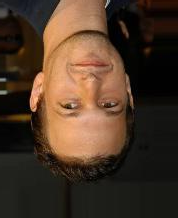
#> input picture data/query_images/000016_oriented.jpg, 178 x 218 px
$ jupyter execute --allow-errors Orientation_test.ipynb
#> lines starting #> are read from the running program, lines starting #| are printed output that depends on the picture
### src/orientation_detection.py
"""
Image orientation detection and correction using an ONNX model.

The model classifies an image into one of four rotation classes:
  0  -> 0°   (upright, no correction needed)
  1  -> 90°  (rotated 90° CW,  correct by rotating 90° CCW)
  2  -> 180° (upside-down,     correct by rotating 180°)
  3  -> 270° (rotated 270° CW, correct by rotating 90° CW)
"""

import os
from typing import Tuple

import numpy as np
import onnxruntime
from PIL import Image

# ---------------------------------------------------------------------------
# Constants
# ---------------------------------------------------------------------------

# Input size expected by the orientation model (height x width)
_MODEL_INPUT_SIZE = 384

# ImageNet normalisation constants (channel-wise mean / std)
_IMAGENET_MEAN = np.array([0.485, 0.456, 0.406], dtype=np.float32)
_IMAGENET_STD  = np.array([0.229, 0.224, 0.225], dtype=np.float32)

# Class index → detected CW rotation angle in degrees
_CLASS_TO_ANGLE = {0: 0, 1: 90, 2: 180, 3: 270}

# Correction: CCW rotation needed to undo each detected CW angle
# PIL.Image.rotate() is CCW-positive, so we negate the CW angle.
_CORRECTION_ANGLE = {0: 0, 90: 270, 180: 180, 270: 90}

# Default model path: <project_root>/models/orientation_model_v2_0.9882.onnx
_DEFAULT_MODEL_PATH = os.path.join(
    os.path.dirname(os.path.dirname(os.path.abspath(__file__))),
    "models",
    "orientation_model_v2_0.9882.onnx",
)

# Module-level session cache (lazy-loaded, one per process)
_ort_session: onnxruntime.InferenceSession = None

def _get_ort_session(model_path: str) -> onnxruntime.InferenceSession:
    """Lazily load and cache the ONNX inference session."""
    global _ort_session
    if _ort_session is None:
        if not os.path.exists(model_path):
            raise FileNotFoundError(
                f"Orientation ONNX model not found at: {model_path}"
            )

        preferred_providers = [
            "CUDAExecutionProvider",
            "CoreMLExecutionProvider",
            "CPUExecutionProvider",
        ]
        available = onnxruntime.get_available_providers()
        providers = [p for p in preferred_providers if p in available] or ["CPUExecutionProvider"]

        _ort_session = onnxruntime.InferenceSession(model_path, providers=providers)

    return _ort_session


# Internal helpers
def _preprocess(image: Image.Image) -> np.ndarray:
    """
    Resize, centre-crop, and normalise a PIL image into an ONNX-ready tensor.

    Returns shape: (1, 3, H, W)  dtype: float32
    """
    # Resize to slightly larger than model input, then centre-crop
    resize_to = _MODEL_INPUT_SIZE + 32
    img = image.resize((resize_to, resize_to), Image.Resampling.BILINEAR)

    # Centre crop
    left = (resize_to - _MODEL_INPUT_SIZE) // 2
    top  = (resize_to - _MODEL_INPUT_SIZE) // 2
    img = img.crop((left, top, left + _MODEL_INPUT_SIZE, top + _MODEL_INPUT_SIZE))

    # Convert to float32 in [0, 1]
    arr = np.array(img, dtype=np.float32) / 255.0          # (H, W, 3)

    # ImageNet normalisation
    arr = (arr - _IMAGENET_MEAN) / _IMAGENET_STD           # (H, W, 3)

    # HWC -> CHW -> NCHW
    arr = arr.transpose(2, 0, 1)[np.newaxis, ...]          # (1, 3, H, W)

    return np.ascontiguousarray(arr, dtype=np.float32)


def _load_as_bgr(image: "np.ndarray | str") -> np.ndarray:
    """Ensure the input is a cv2 BGR uint8 array."""
    if isinstance(image, str):
        import cv2
        img = cv2.imread(image)
        if img is None:
            raise ValueError(f"cv2.imread could not read image at: {image}")
        return img
    return image


# Public API
def detect_and_fix_orientation(image: "np.ndarray | str", model_path: str = _DEFAULT_MODEL_PATH) -> Tuple[np.ndarray, int]:
    """ Detect the rotation of an image and return it in the upright (0°) orientation as a BGR numpy array. """
    # Ensure we have a BGR numpy array
    bgr_image = _load_as_bgr(image)

    # Convert BGR numpy array to RGB PIL Image for preprocessing
    pil_image = Image.fromarray(bgr_image[:, :, ::-1].astype(np.uint8), mode="RGB")

    # Pre-process into the model's input tensor
    input_tensor = _preprocess(pil_image)

    # Run ONNX inference
    session = _get_ort_session(model_path)
    input_name = session.get_inputs()[0].name
    outputs = session.run(None, {input_name: input_tensor})

    # Decode class prediction → angle
    logits = outputs[0]                                     # shape: (1, 4)
    predicted_idx = int(np.argmax(logits, axis=1)[0])
    detected_angle = _CLASS_TO_ANGLE[predicted_idx]

    # Return as-is when already upright
    if detected_angle == 0:
        return bgr_image, detected_angle

    # Apply correction rotation (PIL rotates CCW, expand=True keeps full image)
    correction = _CORRECTION_ANGLE[detected_angle]
    corrected_pil = pil_image.rotate(correction, expand=True)

    # Convert back to BGR numpy array
    corrected_bgr = np.array(corrected_pil)[:, :, ::-1]

    return corrected_bgr, detected_angle

### Orientation_test.ipynb
[cell 1]
import os
from pathlib import Path
os.chdir(Path().parent)  # Change working directory to the project root
print(f"Current working directory: {os.getcwd()}")

[cell 2]
import cv2
import random
import matplotlib.pyplot as plt
import numpy as np

from src.config import *
from src.search_face import search
from src.index_faces import vector_id_for, index_directory
from src.face_embedding import generate_face_embedding, _get_app, _normalize
from src.orientation_detection import detect_and_fix_orientation

[cell 3]
sample = "data/query_images/000016_oriented.jpg"
image = cv2.imread(sample)
#> image is the input picture: shape (218, 178, 3); mean B, G, R 39.3, 54.9, 75
image

[cell 4]
# display the raw image
plt.imshow(cv2.cvtColor(image, cv2.COLOR_BGR2RGB))
plt.axis('off')
plt.show()

#> (a cell that did not finish here is left out)

#> in _preprocess, `img = image.resize((resize_to, resize_to), Image.Resampling.BILINEAR)`:
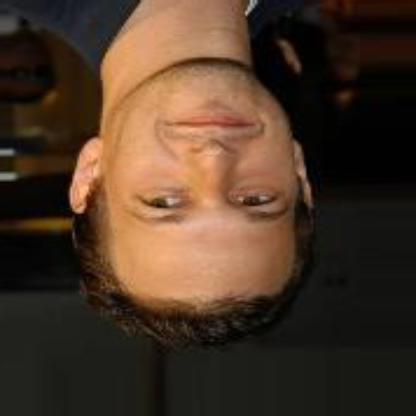
#> img: PIL image 416x416 RGB; mean R, G, B 75, 54.9, 39.3
#> in _preprocess, `img = img.crop((left, top, left + _MODEL_INPUT_SIZE, top + _MODEL_INPU..`:
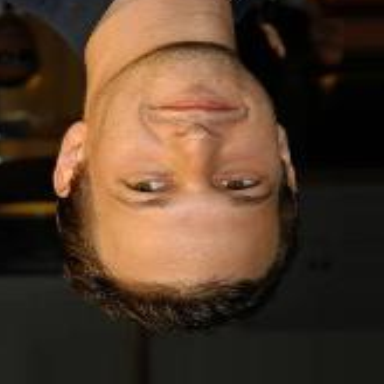
#> img: PIL image 384x384 RGB; mean R, G, B 81.7, 59.1, 41.8

#> (a cell that did not finish here is left out)

#> (a cell that did not finish here is left out)

$ run again, with data/query_images/000016-Half.jpg copied over data/query_images/000016_oriented.jpg
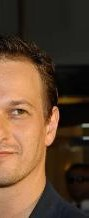
#> input picture data/query_images/000016-Half.jpg, 89 x 218 px
#> image is the input picture: shape (218, 89, 3); mean B, G, R 49.6, 70.9, 97.5
#> in _preprocess, `img = image.resize((resize_to, resize_to), Image.Resampling.BILINEAR)`:
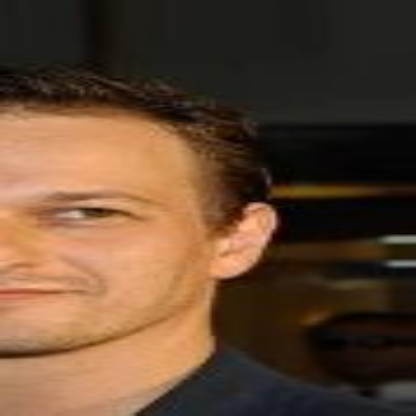
#> img: PIL image 416x416 RGB; mean R, G, B 97.5, 70.9, 49.6
#> in _preprocess, `img = img.crop((left, top, left + _MODEL_INPUT_SIZE, top + _MODEL_INPU..`:
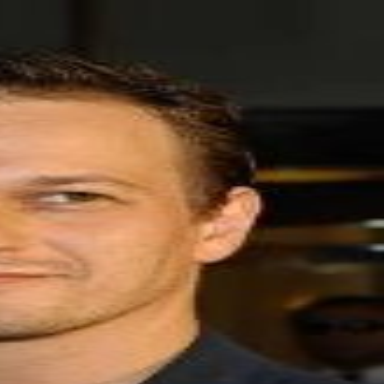
#> img: PIL image 384x384 RGB; mean R, G, B 101.4, 72.9, 49.8

$ run again, with data/query_images/000016.jpg copied over data/query_images/000016_oriented.jpg
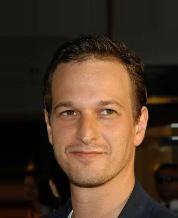
#> input picture data/query_images/000016.jpg, 178 x 218 px
#> image is the input picture: shape (218, 178, 3); mean B, G, R 39.3, 54.9, 75
#> in _preprocess, `img = image.resize((resize_to, resize_to), Image.Resampling.BILINEAR)`:
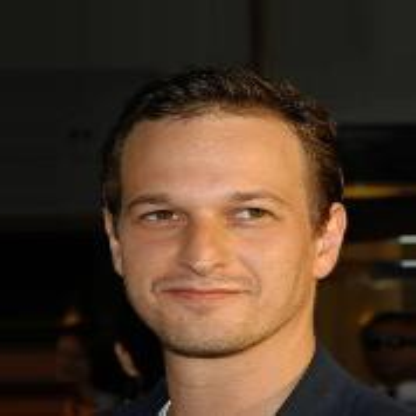
#> img: PIL image 416x416 RGB; mean R, G, B 75, 54.9, 39.3
#> in _preprocess, `img = img.crop((left, top, left + _MODEL_INPUT_SIZE, top + _MODEL_INPU..`:
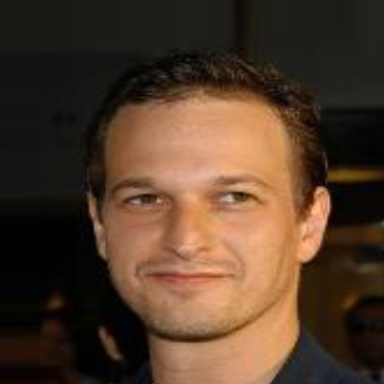
#> img: PIL image 384x384 RGB; mean R, G, B 81.7, 59.1, 41.8
